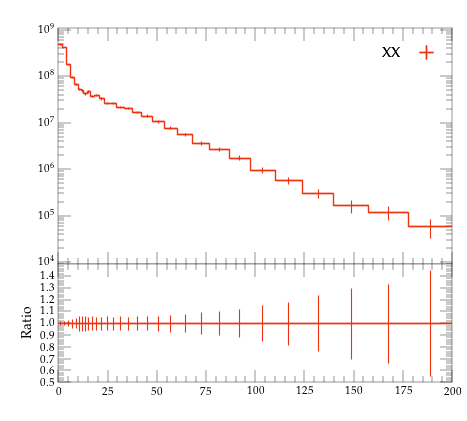

Recreate this plot in Python.
#! /usr/bin/env python

# This Python script was auto-generated using YODA v2.0.2.
# Analysis object: /MC_HFJETS_NOTNORM/ptCHadrLead
# Timestamp: 29-07-2026 (15:50:41)

import matplotlib as mpl
import matplotlib.pyplot as plt
mpl.use('Agg') # comment out for interactive use
import os
import numpy as np

plotDir = os.path.split(os.path.realpath(__file__))[0]
if 'YODA_USER_PLOT_PATH' in globals():
    plot_outdir = globals()['YODA_USER_PLOT_PATH']
else:
    plot_outdir = plotDir

#plot style
plt.style.use(os.path.join(plotDir, '../default.mplstyle'))
# plot metadata
figW, figH = plt.rcParams['figure.figsize']
ax_xLabel = r''
ax_yLabel = r''
ax_title  = r''
ax_xScale = 'linear'
ax_yScale = 'log'
xLims = (0.0, 200.0)
yLims = (9000.0, 1100000000.0)

# TeX-friendly labels for the legend
labels = {
    'legend' : ([ r"XX" ], r""),
}

# Adjust canvas width and height
canvasW = 10.0
canvasH = 9.0
figW *= canvasW/10.
figH *= canvasH/9.

# Create figure and axis objects
fig, (ax, ratio0_ax) = plt.subplots(2, 1, sharex=True,
                  figsize=(figW,figH), gridspec_kw={'height_ratios': (6.0, 3.0)})

# Set figure margins
plt.subplots_adjust(
    left   = 1.0 * plt.rcParams['figure.subplot.left'],
    right  = 1.0 * plt.rcParams['figure.subplot.right'],
    top    = 1.0 * plt.rcParams['figure.subplot.top'],
    bottom = 1.0 * plt.rcParams['figure.subplot.bottom'])

ratio0_ax.yaxis.set_major_locator(mpl.ticker.MultipleLocator(0.1))
ratio0_ax.set_ylim(0.5, 1.4999)
ratio0_ax.set_ylabel('Ratio')

# the numerical data is stored in a separate file
dataf = dict()
prefix = os.path.split(__file__)[0]
if prefix:    prefix = prefix + '/'
exec(open(prefix+'ptCHadrLead__data.py').read(), dataf)


legend_handles = dict() # keep track of handles for the legend

# style options for curves
# starts at zorder>=5 to draw curve on top of legend
styles = {
  'YYY': {
    'color' : '#EE3311',
    'linestyle' : '-',
    'linewidth' : 1,
    'marker' : 'none',
    'markersize' : 2,
    'capsize' : 0.0,
    'zorder' : 5,
    'histstyle' : 1,
    'drawstyle' : 'steps-pre',
    'xerrorbars' : 1,
    'yerrorbars' : 1,
    'fillcolor' : None,
    'fillopacity' : 1.0,
    'ratio0_linestyle' : '-',
    'ratio0_linewidth' : 1,
    'ratio0_marker' : 'none',
    'ratio0_markersize' : 2,
    'ratio0_capsize' : 0.0,
    'ratio0_zorder' : 5,
    'ratio0_histstyle' : 1,
    'ratio0_drawstyle' : 'steps-pre',
    'ratio0_xerrorbars' : 1,
    'ratio0_yerrorbars' : 1,
  },
}

# curve from input yoda files in main panel
for label, yvals in dataf['yvals'].items():
    if all(np.isnan(v) for v in dataf['yvals'][label]):
        continue
    tmp = None
    if styles[label]['histstyle']: # draw as histogram
        xpos = dataf['xedges'][label] if styles[label]['drawstyle'] else dataf['xpoints'][label]
        ypos = np.insert(yvals, 0, yvals[0]) if styles[label]['drawstyle'] else yvals
        if styles[label]['fillcolor']: # fill area below curve
            ax.fill_between(xpos, ypos, step='pre',
                            color=styles[label]['fillcolor'],
                            alpha=styles[label]['fillopacity'])
        tmp, = ax.plot(xpos, ypos,
                       color=styles[label]['color'],
                       linestyle=styles[label]['linestyle'],
                       linewidth=styles[label]['linewidth'],
                       drawstyle=styles[label]['drawstyle'], solid_joinstyle='miter',
                       zorder=styles[label]['zorder'], label=label)
    tmp = ax.errorbar(dataf['xpoints'][label], yvals,
                      xerr=np.array(dataf['xerrs'][label])*styles[label]['xerrorbars'],
                      yerr=np.array(dataf['yerrs'][label])*styles[label]['yerrorbars'],
                      fmt=styles[label]['marker'], capsize=styles[label]['capsize'],
                      markersize=styles[label]['markersize'],
                      ecolor=styles[label]['color'],
                      color=styles[label]['color'], zorder=styles[label]['zorder'])
    tmp[-1][0].set_linestyle(styles[label]['linestyle'])
    tmp[-1][0].set_linewidth(styles[label]['linewidth'])
    if label in dataf['add_legend_handle']:  legend_handles[label] = tmp
    for varLabel in dataf['variation_yvals'].keys():
        if varLabel.startswith(label):
            tmp, = ax.plot(dataf['xedges'][label], dataf['variation_yvals'][varLabel],
                           color=styles[label]['color'],
                           linestyle=styles[label]['linestyle'],
                           linewidth=styles[label]['linewidth'],
                           drawstyle='steps-pre', solid_joinstyle='miter',
                           zorder=styles[label]['zorder'], alpha=0.5)


# plots on ratio panel
# curve from input yoda files in ratio panel
for label, yvals in dataf['ratio0_yvals'].items():
    if all(np.isnan(v) for v in yvals):
        continue
    if styles[label]['ratio0_histstyle']: # plot as histogram
        xpos = dataf['xedges']['YYY'] if styles[label]['ratio0_drawstyle'] else dataf['xpoints']['YYY']
        ypos = np.insert(yvals, 0, yvals[0]) if styles[label]['ratio0_drawstyle'] else yvals
        ratio0_ax.plot(xpos, ypos,
                       color=styles[label]['color'],
                       linewidth=styles[label]['linewidth'],
                       linestyle=styles[label]['ratio0_linestyle'],
                       drawstyle=styles[label]['ratio0_drawstyle'], zorder=styles[label]['zorder'],
                       solid_joinstyle='miter')
    tmp = ratio0_ax.errorbar(dataf['xpoints']['YYY'], yvals,
                             xerr=np.array(dataf['ref_xerrs'])*styles[label]['ratio0_xerrorbars'],
                             yerr=np.array(dataf['ratio0_yerrs'][label])*styles[label]['ratio0_yerrorbars'],
                             fmt=styles[label]['ratio0_marker'], capsize=styles[label]['ratio0_capsize'],
                             markersize=styles[label]['ratio0_markersize'],
                             ecolor=styles[label]['color'],
                             color=styles[label]['color'])
    tmp[-1][0].set_linestyle(styles[label]['ratio0_linestyle'])
    tmp[-1][0].set_linewidth(styles[label]['ratio0_linewidth'])

    for varlabel in dataf['ratio0_variation_vals'].keys():
        if varlabel.startswith(label):
            ratio0_ax.plot(dataf['xedges']['YYY'],
                            dataf['ratio0_variation_vals'][varlabel],
                            color=styles[label]['color'],
                            linestyle=styles[label]['linestyle'],
                            linewidth=styles[label]['linewidth'],
                            drawstyle='steps-pre', solid_joinstyle='miter',
                            zorder=1, alpha=0.5)

legend_items = list(legend_handles.values())
ax.add_artist(ax.legend(legend_items,
                        labels['legend'][0],
                        title=labels['legend'][1],
                        alignment='right',
                        loc='upper right',
                        bbox_to_anchor=(1.0, 0.97),markerfirst=False))

# set plot metadata as defined above
ratio0_ax.set_xlabel(ax_xLabel)
ratio0_ax.xaxis.set_label_coords(1., -0.15)
ax.set_ylabel(ax_yLabel, ha='right', va='top')
ax.yaxis.set_label_coords(-0.11, 1.0)
ax.set_title(ax_title, loc='left')
ax.set_xscale(ax_xScale)
ax.set_yscale(ax_yScale)
ax.set_xlim(xLims)
ax.set_ylim(yLims)

# tick formatting
plt.rcParams['xtick.top'] = True
plt.rcParams['ytick.right'] = True
ax.yaxis.set_major_locator(mpl.ticker.LogLocator(base=10.0, numticks=np.inf))
ax.yaxis.set_minor_locator(mpl.ticker.LogLocator(
                           base=10.0, subs=np.arange(0.1, 1, 0.1), numticks=np.inf))
fig.align_ylabels((ax, ratio0_ax))
plt.savefig(os.path.join(plot_outdir, 'ptCHadrLead.pdf'), format='PDF')
plt.savefig(os.path.join(plot_outdir, 'ptCHadrLead.png'), format='PNG')

plt.close(fig)
